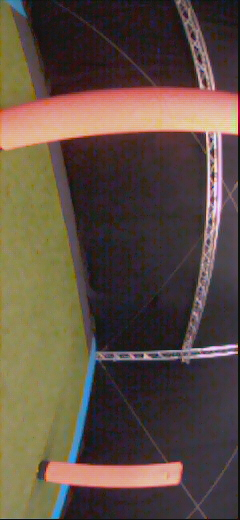
#> input picture data/184020281.jpg, 240 x 520 px
$ python floor_detection.py
#> lines starting #> are read from the running program, lines starting #| are printed output that depends on the picture; after the words box and inside, x2 and y2 are one past the last pixel; in counts of white or black regions, pixels touching at a corner belong together
import os

from PIL import Image
import cv2
import numpy as np
import time
import matplotlib.pyplot as plt
from mpl_toolkits.mplot3d import Axes3D
from sklearn import svm
from sklearn.model_selection import train_test_split
from sklearn.metrics import accuracy_score
from os import listdir
import pickle

image_1 = "data/184020281.jpg"
image = Image.open('data/184020281.jpg')
#> image is the input picture: PIL image 240x520 RGB; mean R, G, B 94, 77.9, 67.2


def sample_data(image=image_1):
    # define ref area
#> called with image = 'data/184020281.jpg'
    image = cv2.imread(image)
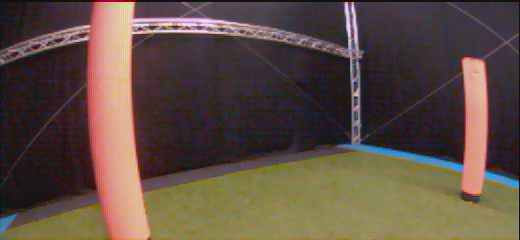
#> image: shape (240, 520, 3); mean B, G, R 67.2, 77.9, 94
    x_min, x_max, y_min, y_max = 200, 230, 200, 300
    # plot the reference area in the image
    image_info = image.copy()
    red = np.array([255., 0., 0.])
    image_info[x_min:x_max, y_max, :] = red
#> image_info: shape (240, 520, 3); 0.02% of pixels changed, all inside (x1, y1, x2, y2) = (300, 200, 301, 230)
    image_info[x_min:x_max, y_min, :] = red
#> image_info: shape (240, 520, 3); mean B, G, R 67.3, 77.9, 94
    image_info[x_min, y_min: y_max, :] = red
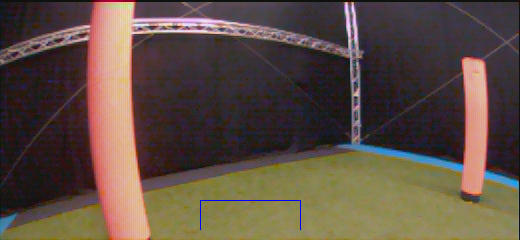
#> image_info: shape (240, 520, 3); mean B, G, R 67.4, 77.8, 93.9
    image_info[x_max, y_min:y_max, :] = red
#> image_info: shape (240, 520, 3); 0.08% of pixels changed, all inside (x1, y1, x2, y2) = (200, 230, 300, 231)


    plt.imshow(image_info)
    #plt.show()

    data = {}

    rp = image[x_min:x_max, y_min:y_max, :]  # reference pixels
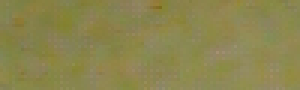
#> rp: shape (30, 100, 3) (shown 3 times larger); mean B, G, R 78, 133.4, 139.3
    rp_Y = rp[:, :, 0].flatten()
#> rp_Y = 3000 values, max 113 at index 1772, min 29 at index 253, mean 78.01
    rp_U = rp[:, :, 1].flatten()
#> rp_U = 3000 values, max 146 at index 1578, min 107 at index 252, mean 133.4
    rp_V = rp[:, :, 2].flatten()
#> rp_V = 3000 values, max 164 at index 1772, min 121 at index 253, mean 139.3
    data["rp"] = rp


    # some obstacle pixels
    # a pillar
    x_min, x_max, y_min, y_max = 50, 150, 100, 125
    op1 = image[x_min:x_max, y_min:y_max, :]
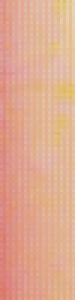
#> op1: shape (100, 25, 3) (shown 3 times larger); mean B, G, R 144.2, 170, 224.2
    op1_Y = op1[:, :, 0].flatten()
#> op1_Y = 2500 values, max 181 at index 897, min 103 at index 2426, mean 144.2
    op1_U = op1[:, :, 1].flatten()
#> op1_U = 2500 values, max 211 at index 24, min 119 at index 2426, mean 170
    op1_V = op1[:, :, 2].flatten()
#> op1_V = 2500 values, max 234 at index 224, min 210 at index 2150, mean 224.2
    data["o_pillar"] = op1
    # the wall
    x_min, x_max, y_min, y_max = 0, 150, 200, 400
    op2 = image[x_min:x_max, y_min:y_max, :]
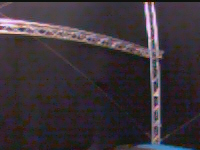
#> op2: shape (150, 200, 3); mean B, G, R 56.2, 50.3, 58.6
    op2_Y = op2[:, :, 0].flatten()
    op2_U = op2[:, :, 1].flatten()
    op2_V = op2[:, :, 2].flatten()
    data["o_wall"] = op2


    fig = plt.figure(figsize=(8, 7))
    ax = fig.add_subplot(111, projection='3d')
    ax.set_xlabel('Y')
    ax.set_ylabel('U')
    ax.set_zlabel('V')
    ax.scatter(op1_U, op1_V, op1_Y, color='red', label="pillar obstacle")
    ax.scatter(op2_U, op2_V, op2_Y, color='black', label="wall")

    ax.scatter(rp_U, rp_V, rp_Y, color='green', label="reference area")
    ax.legend()
    #plt.show()
    return data

# get data
data = sample_data(image=image_1)
#> data = 3 items
X_rp = data["rp"].reshape((-1, 3))
#> X_rp = 3000 rows, first 8: [77, 129, 135], [75, 130, 133], [79, 130, 133], [72, 128, 129], [74, 131, 130], [67, 130, 128], [67, 127, 126], [70, 127, 124]
X_obs1 = data["o_pillar"].reshape((-1, 3))
#> X_obs1 = 2500 rows, first 8: [146, 152, 217], [135, 148, 224], [149, 160, 220], [136, 160, 226], [147, 168, 223], [141, 165, 225], [159, 178, 223], [147, 170, 226]
X_obs2 = data["o_wall"].reshape((-1, 3))
X_obs = np.vstack([X_obs1, X_obs2])
y_rp = np.ones(X_rp.shape[0]).reshape((-1, 1))
#> y_rp = 3000 values from 1 to 1
y_obs = np.zeros(X_obs.shape[0]).reshape((-1, 1))

X = np.vstack([X_rp, X_obs])
y = np.vstack([y_rp, y_obs]).flatten()
X_train, X_test, y_train, y_test = train_test_split(X, y, test_size=0.2, random_state=0)
#> y_test = 7100 values, max 1 at index 5, min 0 at index 0, mean 0.0835

clf = svm.SVC()
clf.fit(X_train, y_train)
print("The SVM was trained. \n")
y_pred = clf.predict(X_test)
#> y_pred = 7100 values, max 1 at index 5, min 0 at index 0, mean 0.0837
print(f"The accuracy score of the SVM on the test data is {np.round(accuracy_score(y_test, y_pred),3)}")
#| The accuracy score of the SVM on the test data is 1.0
# Print support vectors
print(f"Kernel was: {clf.kernel}")
print("Support Vectors:")
print(clf.support_vectors_.shape)


# Print bias term
print("\nBias Term:")
print(clf.intercept_.shape)

# print normal to decision boundary:
print("\n Normal vecotr: ")
#> (the run stopped early here; a loop or call above may not have finished)
